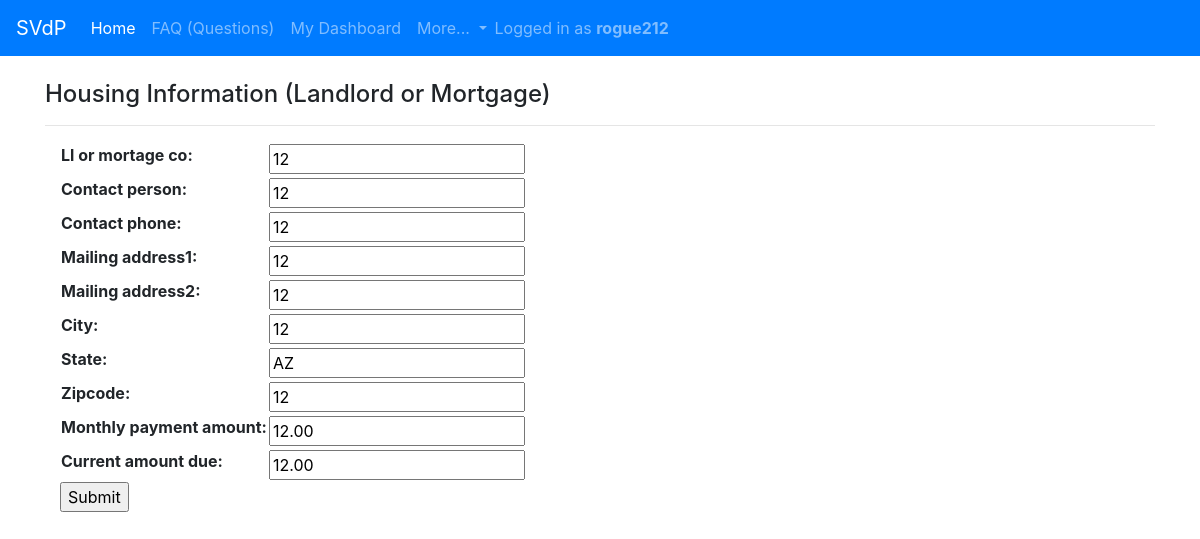
The page /home/housing_update/4/ (signed in) on the database its author committed.
### home/models.py (models this page shows, shortened)
class Housing(models.Model):
        contact = models.ForeignKey(Contact, on_delete=models.CASCADE)
        username = models.ForeignKey(User, on_delete=models.CASCADE)
        ll_or_mortage_co = models.CharField(max_length=250)
        contact_person = models.CharField(max_length=200)
        contact_phone = models.CharField(max_length=20)
        mailing_address1 = models.CharField(max_length=250)
        mailing_address2 = models.CharField(max_length=250)
        city = models.CharField(max_length=200)
        state = models.CharField(max_length=10, default='AZ')
        zipcode = models.CharField(max_length=20)
        monthly_payment_amount = models.DecimalField(default=0.00, max_digits=6, decimal_places=2)
        current_amount_due = models.DecimalField(default=0.00, max_digits=6, decimal_places=2)

### home/views.py (the view)
# urls.py: path('housing_update/<pk>/', login_required(HousingModelUpdate.as_view()), name='housing_update' ),
class HousingModelUpdate(OwnObjectsMixin, UpdateView):
    model = Housing
    fields = [
        'll_or_mortage_co',
        'contact_person',
        'contact_phone',
        'mailing_address1',
        'mailing_address2',
        'city',
        'state',
        'zipcode',
        'monthly_payment_amount',
        'current_amount_due',
    ]

### home/views.py (called while the page is built)
     def get_queryset(self):
         username = self.request.user
         return super(OwnObjectsMixin, self).get_queryset().filter(username=username)

### home/templates/home/housing_form.html (shortened to what this page needs)
{% extends "base.html" %}
{% load static %}
{% block content %}
<br>
<h4>Housing Information (Landlord or Mortgage)</h4>
<hr>
<div class="container">
    <form method="POST" enctype="multipart/form-data">
        <table>{{ form.as_table }}</table>
        <input type="submit" value="Submit">
    </form>
</div>
<br><br>
{% endblock %}

### templates/base.html (shortened to what this page needs)
<!DOCTYPE html>
<html>
  <head>
    <link rel="stylesheet" href="https://stackpath.bootstrapcdn.com/bootstrap/4.5.2/css/bootstrap.min.css">
  </head>
  <body>
    <nav class="navbar navbar-expand-lg navbar-dark bg-primary">
      <a class="navbar-brand" href="#">SVdP</a>
      <div class="collapse navbar-collapse" id="navbarNavDropdown">
        <ul class="navbar-nav">
          <li class="nav-item active">
            <a class="nav-link" href="/home">Home <span class="sr-only">(current)</span></a>
          </li>
          <li class="nav-item">
            <a class="nav-link" href="/home/hpapp_faq">FAQ (Questions)</a>
          </li>
          {% if user.is_authenticated %}
              <li class="nav-item">
                <a class="nav-link" href="{% url 'home:dashboard' %}">My Dashboard</a>
              </li>
          {% endif %}
          <li class="nav-item dropdown">
            <a class="nav-link dropdown-toggle" href="#" id="navbarDropdownMenuLink" role="button" data-toggle="dropdown" aria-haspopup="true" aria-expanded="false">
              More...
            </a>
          </li>
        </ul>
        {% if user.is_authenticated %}
        <span class="navbar-text">
          Logged in as <b>{{ user.username }}</b>
        </span>
        {% endif %}
      </div>
    </nav>
    {% block body %}
    <div class="container">
      {% block content %}
      {% endblock %}
      {% endblock %}
   </div>
  </body>
</html>

### rows shown on the page
Housing: ll_or_mortage_co "12", contact_person "12", contact_phone "12", mailing_address1 "12", mailing_address2 "12", city "12", state "AZ", zipcode "12", monthly_payment_amount "12.00", current_amount_due "12.00"

### other values the page prints
{{ user.username }} "rogue212"
